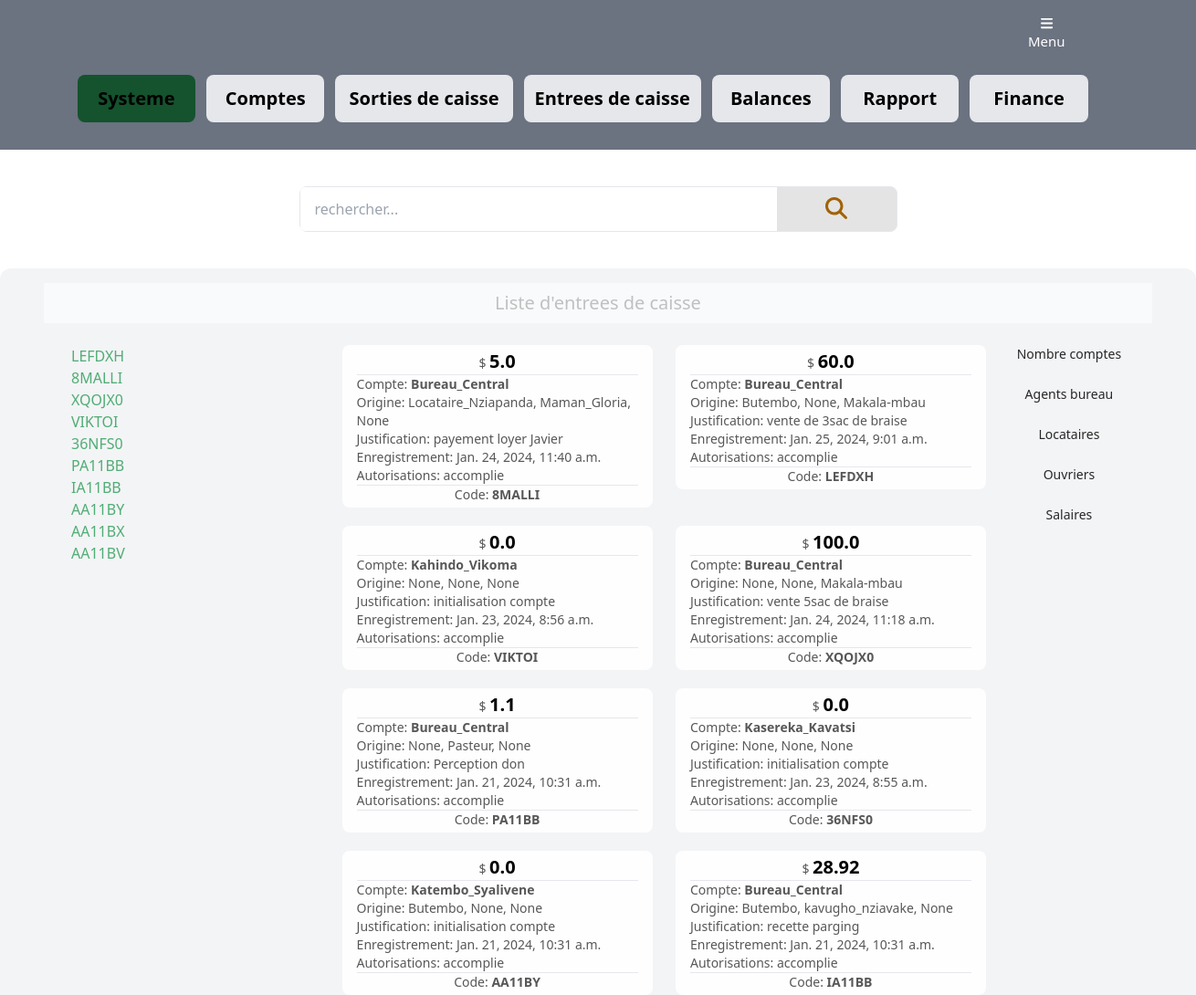
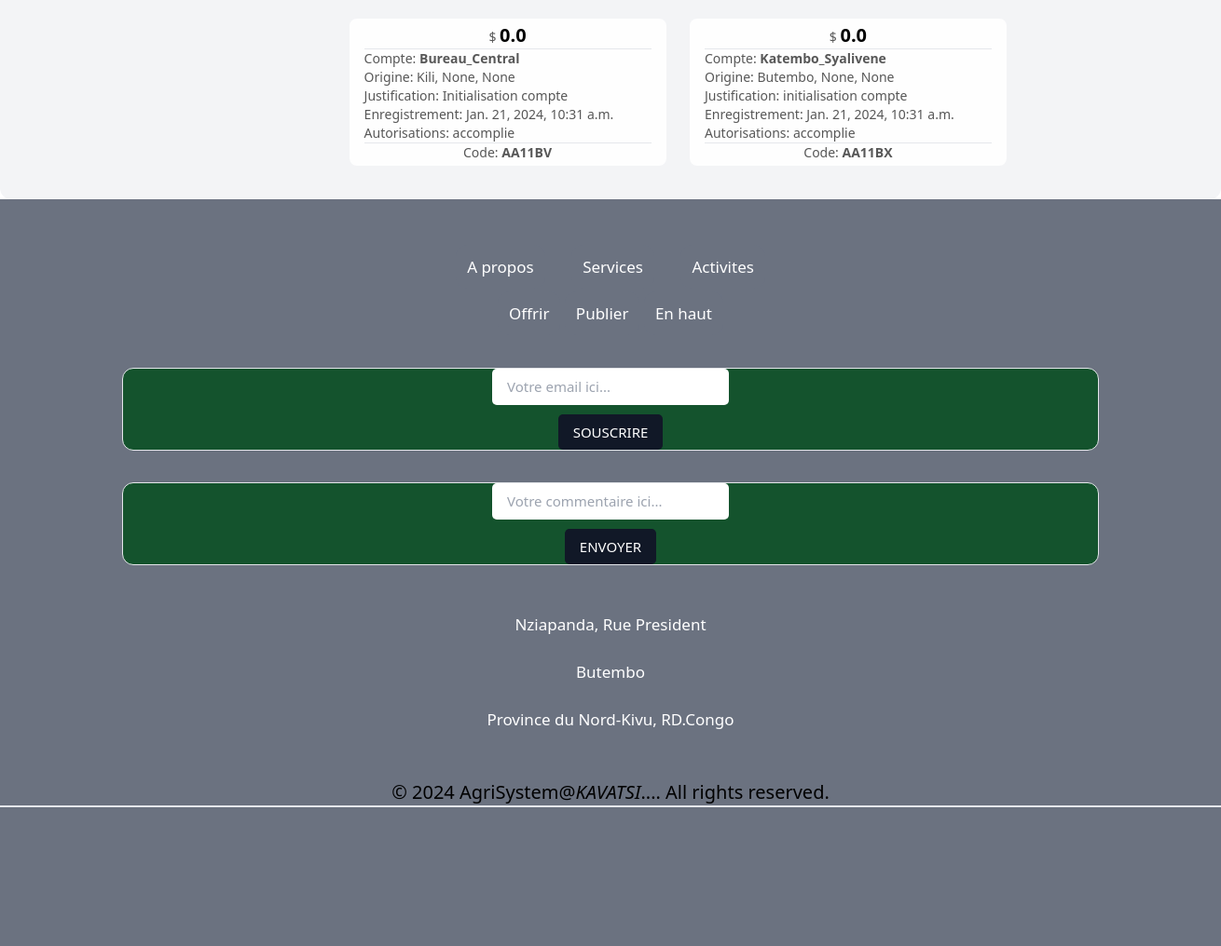
Page /finances_inputs/ on the committed database (2 pictures, top to bottom).
### management/models.py (models this page shows, shortened)
class Finance(models.Model):
    type_transaction = models.CharField(max_length=2, choices=TYPE_CHOICES_2)
    account = models.CharField(max_length=25, blank=True, null=True, choices=ACCOUNT_CHOICES)
    amount_in_usd = models.FloatField(blank=True, null=True)
    origin_location = models.CharField(max_length=2, choices=LOCATION_CHOICES, blank=True, null=True)
    origin_person = models.ForeignKey(Person, related_name='finance_origin_person', blank=True, null=True, on_delete=models.CASCADE)
    origin_project = models.ForeignKey(Projects, related_name = 'finance_origin_project', blank=True, null=True, on_delete=models.CASCADE)
    destination_location = models.CharField(max_length=2, choices=LOCATION_CHOICES, blank=True, null=True)
    destination_person = models.ForeignKey(Person, related_name='finance_destination_person', blank=True, null=True, on_delete=models.CASCADE)
    destination_project = models.ForeignKey(Projects, related_name = 'finance_destination_project', blank=True, null=True, on_delete=models.CASCADE)
    argument_explaination = models.TextField(blank=True, null=True)
    authorizer_boss = models.ForeignKey(Person, default=5, related_name='finance_authorizer_boss', blank=True, null=True, on_delete=models.CASCADE)
    authorizer_manager = models.ForeignKey(Person, default=6, related_name='finance_authorizer_manager', blank=True, null=True, on_delete=models.CASCADE)
    authorizer_secretary = models.ForeignKey(Person, default=12, related_name='finance_authorizer_secretary', blank=True, null=True, on_delete=models.CASCADE)
    code = models.CharField(max_length=6, unique=True, default=generate_unique_code)
    created_at = models.DateField(blank=True, null=True)
    registration_date = models.DateTimeField(auto_now_add=True, blank=True, null=True)
    class Meta:
        ordering = ['-registration_date']

class Projects(models.Model):
    project_name = models.CharField(max_length=30)
    project_code = models.CharField(max_length=30, default='P0001')
    type = models.CharField(max_length=1, choices=TYPE_CHOICES_1)
    location = models.CharField(max_length=2, choices=LOCATION_CHOICES)
    description = models.TextField()
    initiation_date = models.DateField()
    end_date = models.DateField(blank=True, null=True)
    project_manager = models.ForeignKey(Person, null=True, blank=True, on_delete=models.CASCADE)
    project_personel_names = models.ManyToManyField(Person, related_name='project_personel_list', blank=True)
    registration_date = models.DateTimeField(auto_now_add=True, blank=True, null=True)
    class Meta:
        ordering = ['-registration_date']
    def __str__(self):
        return self.project_name

class Person(models.Model):
    first_name = models.CharField(max_length=20, null=True, blank = True)
    second_name = models.CharField(max_length=20, null=True, blank = True)
    position = models.CharField(max_length=1, choices=POSITION_CHOICES, null=True, blank = True)
    job_description = models.TextField(null=True, blank = True)
    birth_date = models.DateField(null=True, blank=True)
    sex = models.CharField(max_length=1, choices=GENDER_CHOICES, null=True, blank = True)
    education = models.CharField(max_length=100, null=True, blank = True)
    address = models.TextField(null=True, blank = True)
    email = models.EmailField(null=True, blank = True)
    mobile_number = models.CharField(max_length=15, null=True, blank = True)
    whatsapp_number = models.CharField(max_length=15, blank=True, null=True)
    created_at = models.DateTimeField(auto_now_add=True, blank=True, null=True)
    class Meta:
        ordering = ['-created_at']
    def __str__(self):
        return self.first_name

### management/views.py (the view)
# urls.py: path('finances_inputs/', views.finances_inputs, name='finances_inputs'),
def finances_inputs(request):
    query = request.GET.get('query_finance')
    finance_affairs = Finance.objects.all()
    inputs = finance_affairs.filter(type_transaction='IP')
    finances = inputs
    if query:
        finances = inputs.filter(Q(code__icontains=query))
    return render(request, 'management/finances_inputs.html', {
        'query': query if query is not None else '',
        'finances': finances,
})

### management/templates/management/finances_inputs.html
{% extends "management/base.html" %}
{% block liste_finances_inputs %}
    <div class="grid grid-cols-3 gap-0" style="grid-template-columns: 25% 50% 25%;">
        <div></div>
        <form method="get" id="search-form" class="grid grid-cols-2 gap-0 my-10 border rounded-lg" style="grid-template-columns: 80% 20%; background-color: rgba(220, 220, 220, 0.767);">
            <input name="query_finance" class="py-3 px-4 w-1/1 text-left" style="border-top-left-radius: 5px; border-bottom-left-radius: 5px;" type="text" value="{{ query }}" placeholder="rechercher...">
            <button type="submit"><i class="fa fa-search text-yellow-700 w-1/1 ml-0 text-2xl px-4" style="border-top-right-radius: 5px; border-bottom-right-radius: 5px;"></i></button>
        </form>
        <div></div>
    </div>
    <div class="mt-0 px-12 py-4 bg-gray-100 rounded-xl">
        <h2 class="mb-6 text-xl text-center py-2" style="background-color: rgba(255, 255, 255, 0.486); color: rgba(0, 0, 0, 0.233);">Liste d'entrees de caisse</h2>
        <div class="grid grid-cols-3" style="grid-template-columns: 15% 70% 15%;">
            <div class="" style="margin-left: 30px;">
                {% for finance in finances %}
                    <p style="color: rgba(68, 167, 106, 0.932)">{{ finance.code }}</p>
                {% endfor %}
            </div>
            <div class="persons-container">
                {% for finance in finances %}
                    <div style="position: relative; width: 40%; float: right; margin-left: 3%; margin-bottom: 20px; border: none;">
                        <a href="#">
                            <div class="rounded-lg" style="background-color: rgba(255, 255, 255, 0.925);">
                                <div class="py-1 px-4" style="color: rgba(0, 0, 0, 0.658);">
                                    <p class="text-sm text-center">$ <strong class="text-xl" style="color: black">{{ finance.amount_in_usd }}</strong></p>
                                    <hr>
                                    <p class="text-sm">Compte: <strong>{{ finance.get_account_display }}</strong></p>
                                    <p class="text-sm">Origine: {{ finance.get_origin_location_display }}, {{ finance.origin_person }}, {{ finance.origin_project }}</p>
                                    <p class="text-sm">Justification: {{ finance.argument_explaination |slice:":35" }}</p>
                                    <p class="text-sm">Enregistrement: {{ finance.registration_date }}</p>
                                    <p class="text-sm">Autorisations: accomplie</p>
                                    <hr>
                                    <p class="text-sm text-center">Code: <strong>{{ finance.code }}</strong></p>
                                </div>
                            </div>
                        </a>
                    </div>
                {% endfor %}
            </div>
            <div class="" style="color: rgba(64, 226, 64, 0.842);">
                <p class="text-sm text-center" style="color: rgba(0, 0, 0, 0.842);">Nombre comptes</p>
                <p class="text-center" style="font-size: xx-large; font-weight: bold;"></p><br>
                <p class="text-sm text-center" style="color: rgba(0, 0, 0, 0.842);">Agents bureau</p>
                <p class="text-center" style="font-size: xx-large; font-weight: bold;"></p><br>
                <p class="text-sm text-center" style="color: rgba(0, 0, 0, 0.842);">Locataires</p>
                <p class="text-center" style="font-size: xx-large; font-weight: bold;"></p><br>
                <p class="text-sm text-center" style="color: rgba(0, 0, 0, 0.842);">Ouvriers</p>
                <p class="text-center" style="font-size: xx-large; font-weight: bold;"></p><br>
                <p class="text-sm text-center" style="color: rgba(0, 0, 0, 0.842);">Salaires</p>
                <p class="text-center" style="font-size: xx-large; font-weight: bold;"></p><br>
            </div>
        </div>
    </div>
{% endblock %}

### management/templates/management/base.html (shortened to what this page needs)
{% load static %}
<!DOCTYPE html>
<html lang="en">
<head>
    <link href="{% static 'css/project.css' %}" rel="stylesheet">
    <link rel="stylesheet" type="text/css" href="{% static 'css/app002.css' %}">
    <link href="{% static 'fontawesome/css/all.min.css' %}" rel="stylesheet">
    <script src="https://cdn.tailwindcss.com"></script>
</head>
<body>
    <div class="">
        <nav class="grid grid-cols-4 gap-0 text-sm text-center bg-gray-500" style="grid-template-columns: 60% 20% 15% 5%; height: 70px;">
            <div></div>
            <div style="margin-top: 15px;">
            </div>
            <div class="dropdown">
                <div class="dropbtn">
                    <i class="fa-solid fa-bars"></i>
                    <p>Menu</p>
                </div>
            </div>
            <div></div>
        </nav>
        <div class="grid grid-cols-10 gap-3 text-center text-black text-xl py-3 px-2 bg-gray-500" style="grid-template-columns: 5% 10% 10% 15% 15% 10% 10% 10% 10% 5%; padding-bottom: 30px;">
            <a href=""></a>
            <a href="http://127.0.0.1:8000/admin" class="px-1 py-3 text-md font-semibold rounded-lg bg-green-900 hover:bg-teal-200 hover:text-teal-200">Systeme</a>
            <a href="{% url 'management:accounts' %}" class=" px-1 py-3 text-md font-semibold rounded-lg bg-gray-200 hover:bg-teal-200 hover:text-teal-700">Comptes</a>
            <a href="{% url 'management:finances_outputs' %}" class=" px-1 py-3 text-md font-semibold rounded-lg bg-gray-200 hover:bg-teal-200 hover:text-gray-700">Sorties de caisse</a>
            <a href="{% url 'management:finances_inputs' %}" class=" px-1 py-3 text-md font-semibold rounded-lg bg-gray-200 hover:bg-teal-200 hover:text-gray-700">Entrees de caisse</a>
            <a href="{% url 'management:accounts_balance' %}" class=" px-1 py-3 text-md font-semibold rounded-lg bg-gray-200 hover:bg-teal-200 hover:text-gray-700">Balances</a>
            <a href="{% url 'management:synthetic_report' %}" class=" px-1 py-3 text-md font-semibold rounded-lg bg-gray-200 hover:bg-teal-200 hover:text-gray-700">Rapport</a>
            <a href="{% url 'management:new_finance' %}" class=" px-1 py-3 text-md font-semibold rounded-lg bg-gray-200 hover:bg-teal-200 hover:text-gray-700">Finance</a>
            <a href="#"></a>
        </div>
    </div>
    {% block liste_finances_inputs %} {% endblock %}
        <footer class="bg-gray-500">
             <br><br>
             <div class="py-3 space-x-6" style="text-align: center; color: white; font-size: 17px;">
                 <a href="" class="bg-gray-500 rounded-xl py-3 px-3 hover:bg-teal-700">A propos</a>
                 <a href="" class="bg-gray-500 rounded-xl py-3 px-3 hover:bg-teal-700">Services</a>
                 <a href="" class="bg-gray-500 rounded-xl py-3 px-3 hover:bg-teal-700">Activites</a><br>
             </div>
             <div class="py-3 space-x-" style="text-align: center; color: white; font-size: 17px;">
                 <a href="" class="bg-gray-500 rounded-xl py-3 px-3 hover:bg-teal-700">Offrir</a>
                 <a href="" class="bg-gray-500 rounded-xl py-3 px-3 hover:bg-teal-700">Publier</a>
                 <a href="#" class="bg-gray-500 rounded-xl py-3 px-3 hover:bg-teal-700">En haut</a>
             </div>
             <div class="grid grid-cols-3 gap-0" style="grid-template-columns: 10% 80% 10%;">
                <div></div>
                <div>
                    <br>
                    <form class="border rounded-xl bg-green-900" style="text-align: center; color: white; font-size: 15px; margin-top: 10px;">
                        <input name="query" class="py-2 px-4 w-1/1 text-left" style="margin-bottom: 10px; border-radius: 5px;" type="text" value="{{ query }}" placeholder="Votre email ici...">
                         <br>
                        <button type="submit" class="w-1/1 bg-gray-900 px-4 py-2 hover:bg-teal-200 hover:text-teal-700" style="border-radius: 5px;">SOUSCRIRE</button>
                    </form>
                     <br>
                    <form class="border rounded-xl bg-green-900" style="text-align: center; color: white; font-size: 15px; margin-top: 10px;">
                        <input name="query" class="py-2 px-4 w-1/1 text-left" style="margin-bottom: 10px; border-radius: 5px;" type="text" value="{{ query }}" placeholder="Votre commentaire ici...">
                        <br>
                        <button type="submit" class="w-1/1 bg-gray-900 px-4 py-2 hover:bg-teal-200 hover:text-teal-700" style="border-radius: 5px;">ENVOYER</button>
                    </form>
                </div>
                <div></div>
             </div>
             <div class="grid grid-cols-3" style="grid-template-columns: 10% 80% 10%; text-align: center; color: white; font-size: 17px;">
                <div></div>
                <div>
                    <br><br>
                    <p>Nziapanda, Rue President<br><br>Butembo<br><br>Province du Nord-Kivu, RD.Congo</p><br><br>
                </div>
                <div></div>
             </div>
        </footer>
<div class="bg-gray-500 w-full text-center text-lg lg:text-xl">
    &copy; <script>document.write(new Date().getFullYear())</script> AgriSystem@<i>KAVATSI</i>.... All rights reserved.
</div>
<div class="bg-gray-500" style="width: 100%; height:150px;  text-align: center; color: white; font-size: 17px; padding-bottom: 20px;">
    <hr style="color: white;">
</div>
</body>
</html>

### rows in the picture
Finance: code "LEFDXH", amount_in_usd "60.0", account "Bureau_Central", origin_location "Butembo", origin_person "None", origin_project "Makala-mbau", argument_explaination "vente de 3sac de braise", registration_date "Jan. 25, 2024, 9:01 a.m."
Finance: code "8MALLI", amount_in_usd "5.0", account "Bureau_Central", origin_location "Locataire_Nziapanda", origin_person "Maman_Gloria", origin_project "None", argument_explaination "payement loyer Javier", registration_date "Jan. 24, 2024, 11:40 a.m."
Finance: code "XQOJX0", amount_in_usd "100.0", account "Bureau_Central", origin_location "None", origin_person "None", origin_project "Makala-mbau", argument_explaination "vente 5sac de braise", registration_date "Jan. 24, 2024, 11:18 a.m."
Finance: code "VIKTOI", amount_in_usd "0.0", account "Kahindo_Vikoma", origin_location "None", origin_person "None", origin_project "None", argument_explaination "initialisation compte", registration_date "Jan. 23, 2024, 8:56 a.m."
Finance: code "36NFS0", amount_in_usd "0.0", account "Kasereka_Kavatsi", origin_location "None", origin_person "None", origin_project "None", argument_explaination "initialisation compte", registration_date "Jan. 23, 2024, 8:55 a.m."
Finance: code "PA11BB", amount_in_usd "1.1", account "Bureau_Central", origin_location "None", origin_person "Pasteur", origin_project "None", argument_explaination "Perception don", registration_date "Jan. 21, 2024, 10:31 a.m."
Finance: code "IA11BB", amount_in_usd "28.92", account "Bureau_Central", origin_location "Butembo", origin_person "kavugho_nziavake", origin_project "None", argument_explaination "recette parging", registration_date "Jan. 21, 2024, 10:31 a.m."
Finance: code "AA11BY", amount_in_usd "0.0", account "Katembo_Syalivene", origin_location "Butembo", origin_person "None", origin_project "None", argument_explaination "initialisation compte", registration_date "Jan. 21, 2024, 10:31 a.m."
Finance: code "AA11BX", amount_in_usd "0.0", account "Katembo_Syalivene", origin_location "Butembo", origin_person "None", origin_project "None", argument_explaination "initialisation compte", registration_date "Jan. 21, 2024, 10:31 a.m."
Finance: code "AA11BV", amount_in_usd "0.0", account "Bureau_Central", origin_location "Kili", origin_person "None", origin_project "None", argument_explaination "Initialisation compte", registration_date "Jan. 21, 2024, 10:31 a.m."
